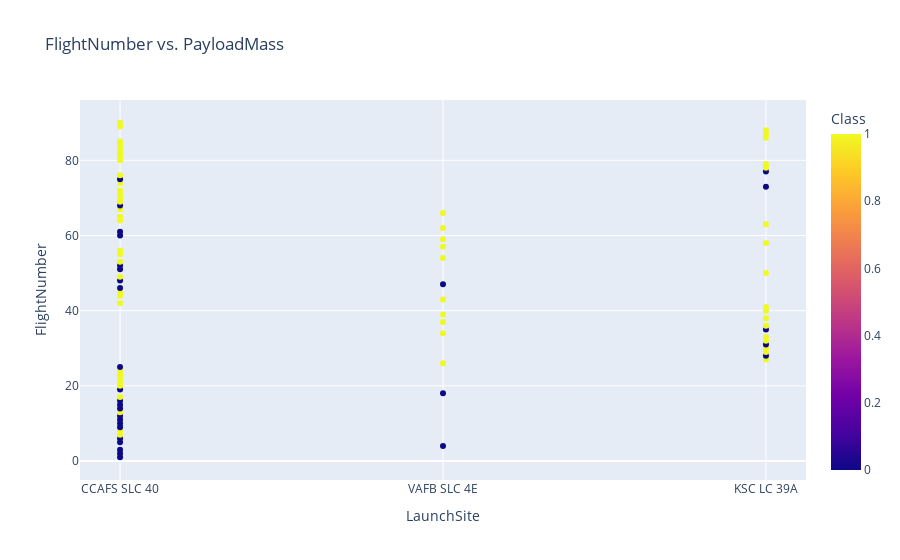

Notebook source saved alongside this figure:
### Code cell
px.scatter(df,y='FlightNumber',x='LaunchSite' , color='Class' , title='FlightNumber vs. PayloadMass' )

### Figure 1 — Plotly figure (JSON) as saved in the notebook; plotly's stock layout.template omitted (floating-point values rounded to 4 significant figures)
{"data": [{"hovertemplate": "LaunchSite=%{x}<br>FlightNumber=%{y}<br>Class=%{marker.color}<extra></extra>", "legendgroup": "", "marker": {"color": [0, 0, 0, 0, 0, 0, 1, 1, 0, 0, 0, 0, 1, 0, 0, 0, 1, 0, 0, 1, 1, 1, 1, 1, 0, 1, 1, 0, 1, 1, 0, 1, 1, 1, 0, 1, 1, 1, 1, 1, 1, 1, 1, 1, 1, 0, 0, 0, 1, 1, 0, 0, 1, 1, 1, 1, 1, 1, 1, 0, 0, 1, 1, 1, 1, 1, 1, 0, 1, 1, 1, 1, 0, 1, 0, 1, 0, 1, 1, 1, 1, 1, 1, 1, 1, 1, 1, 1, 1, 1], "coloraxis": "coloraxis", "symbol": "circle"}, "mode": "markers", "name": "", "orientation": "v", "showlegend": false, "type": "scatter", "x": ["CCAFS SLC 40", "CCAFS SLC 40", "CCAFS SLC 40", "VAFB SLC 4E", "CCAFS SLC 40", "CCAFS SLC 40", "CCAFS SLC 40", "CCAFS SLC 40", "CCAFS SLC 40", "CCAFS SLC 40", "CCAFS SLC 40", "CCAFS SLC 40", "CCAFS SLC 40", "CCAFS SLC 40", "CCAFS SLC 40", "CCAFS SLC 40", "CCAFS SLC 40", "VAFB SLC 4E", "CCAFS SLC 40", "CCAFS SLC 40", "CCAFS SLC 40", "CCAFS SLC 40", "CCAFS SLC 40", "CCAFS SLC 40", "CCAFS SLC 40", "VAFB SLC 4E", "KSC LC 39A", "KSC LC 39A", "KSC LC 39A", "KSC LC 39A", "KSC LC 39A", "KSC LC 39A", "KSC LC 39A", "VAFB SLC 4E", "KSC LC 39A", "KSC LC 39A", "VAFB SLC 4E", "KSC LC 39A", "VAFB SLC 4E", "KSC LC 39A", "KSC LC 39A", "CCAFS SLC 40", "VAFB SLC 4E", "CCAFS SLC 40", "CCAFS SLC 40", "CCAFS SLC 40", "VAFB SLC 4E", "CCAFS SLC 40", "CCAFS SLC 40", "KSC LC 39A", "CCAFS SLC 40", "CCAFS SLC 40", "CCAFS SLC 40", "VAFB SLC 4E", "CCAFS SLC 40", "CCAFS SLC 40", "VAFB SLC 4E", "KSC LC 39A", "VAFB SLC 4E", "CCAFS SLC 40", "CCAFS SLC 40", "VAFB SLC 4E", "KSC LC 39A", "CCAFS SLC 40", "CCAFS SLC 40", "VAFB SLC 4E", "CCAFS SLC 40", "CCAFS SLC 40", "CCAFS SLC 40", "CCAFS SLC 40", "CCAFS SLC 40", "CCAFS SLC 40", "KSC LC 39A", "CCAFS SLC 40", "CCAFS SLC 40", "CCAFS SLC 40", "KSC LC 39A", "KSC LC 39A", "KSC LC 39A", "CCAFS SLC 40", "CCAFS SLC 40", "CCAFS SLC 40", "CCAFS SLC 40", "CCAFS SLC 40", "CCAFS SLC 40", "KSC LC 39A", "KSC LC 39A", "KSC LC 39A", "CCAFS SLC 40", "CCAFS SLC 40"], "xaxis": "x", "y": [1, 2, 3, 4, 5, 6, 7, 8, 9, 10, 11, 12, 13, 14, 15, 16, 17, 18, 19, 20, 21, 22, 23, 24, 25, 26, 27, 28, 29, 30, 31, 32, 33, 34, 35, 36, 37, 38, 39, 40, 41, 42, 43, 44, 45, 46, 47, 48, 49, 50, 51, 52, 53, 54, 55, 56, 57, 58, 59, 60, 61, 62, 63, 64, 65, 66, 67, 68, 69, 70, 71, 72, 73, 74, 75, 76, 77, 78, 79, 80, 81, 82, 83, 84, 85, 86, 87, 88, 89, 90], "yaxis": "y"}], "layout": {"coloraxis": {"colorbar": {"title": {"text": "Class"}}, "colorscale": [[0, "#0d0887"], [0.1111, "#46039f"], [0.2222, "#7201a8"], [0.3333, "#9c179e"], [0.4444, "#bd3786"], [0.5556, "#d8576b"], [0.6667, "#ed7953"], [0.7778, "#fb9f3a"], [0.8889, "#fdca26"], [1, "#f0f921"]]}, "legend": {"tracegroupgap": 0}, "title": {"text": "FlightNumber vs. PayloadMass"}, "xaxis": {"anchor": "y", "domain": [0, 1], "title": {"text": "LaunchSite"}}, "yaxis": {"anchor": "x", "domain": [0, 1], "title": {"text": "FlightNumber"}}}}
